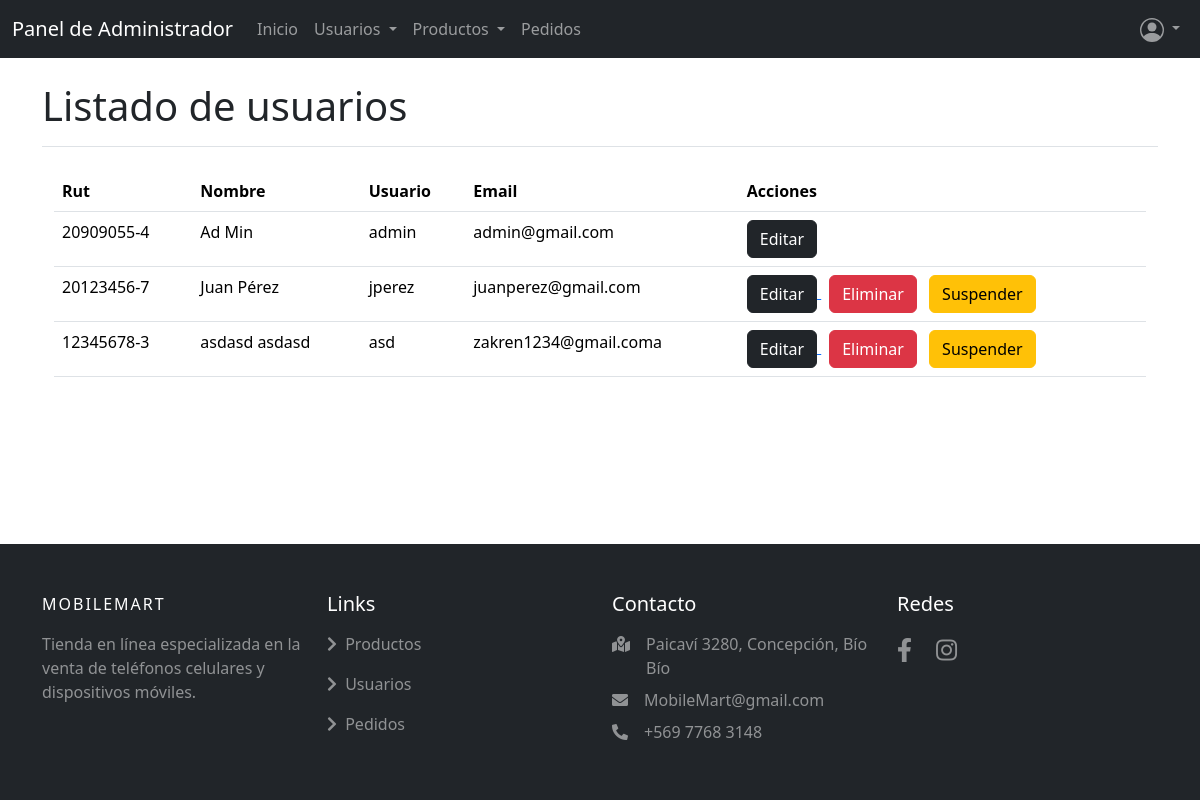
/listadousuarios/ (signed in), run on an earlier commit of the app's database.
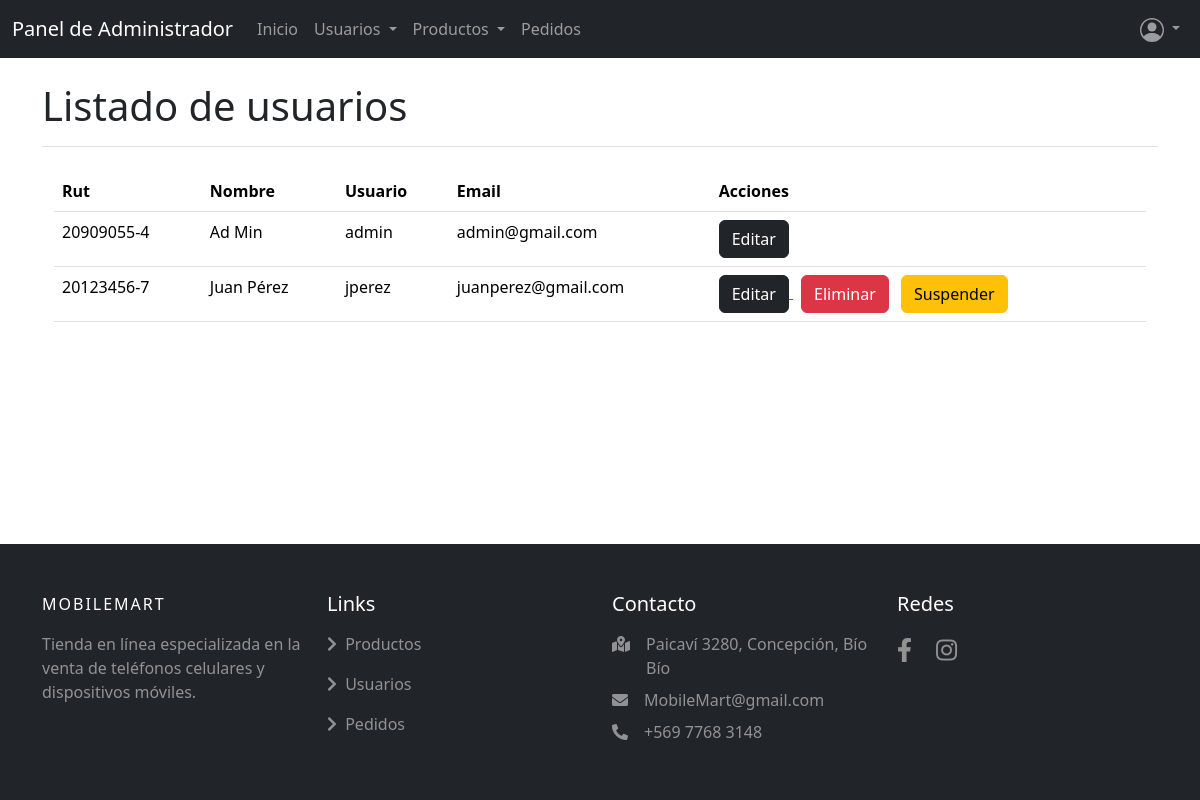
And on a later commit of the database.
### mobilemart/models.py (models this page shows, shortened)
class CustomUser(AbstractBaseUser, PermissionsMixin):
    rut=models.CharField(max_length=12, validators=[validar_rut])
    nombre = models.CharField(max_length=50, validators=[MinLengthValidator(3, message=("El nombre debe tener al menos 3 caracteres"))])
    apellido = models.CharField(max_length=50,  validators=[MinLengthValidator(3, message=("El apellido debe tener al menos 3 caracteres"))])
    email = models.EmailField(unique=True)
    username=models.CharField("Nombre de usuario", max_length=50, validators=[MinLengthValidator(3, message=("El nombre de usuario debe tener al menos 3 caracteres"))])
    is_active = models.BooleanField(default=True)
    is_staff = models.BooleanField(default=False)
    telefono = models.CharField(verbose_name="Teléfono", max_length=10, validators=[RegexValidator(r'^\d{9}$', 'El teléfono debe contener exactamente 9 números.')])
    region = models.CharField(verbose_name="Región", max_length=100)  # Nuevo campo
    comuna = models.CharField(max_length=100)  # Nuevo campo
    direccion = models.CharField(verbose_name="Dirección",max_length=255)  # Nuevo campo
    num_departamento = models.CharField(verbose_name="N° de departamento (si aplica)", max_length=10, blank=True)  # Nuevo campo
    objects = CustomUserManager()
    USERNAME_FIELD = 'email'
    REQUIRED_FIELDS = ['nombre', 'apellido']

### mobilemart/views.py (the view)
# urls.py: path('listadousuarios/', listadousuarios, name='listadousuarios'),
@user_passes_test(lambda u: u.is_superuser)
def listadousuarios(request):
    usuarios=CustomUser.objects.all()
    datos={
        "usuarios":usuarios
    }
    return render(request, 'mobilemart/listadousuarios.html', datos)

### mobilemart/templates/mobilemart/listadousuarios.html (shortened to what this page needs)
{% extends 'mobilemart/baseadmin.html' %}
{% load static %}
    {% block contenido %}
    <div class="container mt-4">
        <h1 class="border-bottom pb-3">Listado de usuarios</h1>
        <div class="container mt-4">
            <table class="table table-hover">
                <thead>
                    <tr>
                        <th>Rut</th>
                        <th>Nombre</th>
                        <th>Usuario</th>
                        <th>Email</th>
                        <th>Acciones</th>
                    </tr>
                </thead>
                <tbody>
                    {% for u in usuarios %}
                    <tr>
                        <td>{{ u.rut }}</td>
                        <td>{{ u.nombre }} {{ u.apellido }}</td>
                        <td>{{ u.username }}</td>
                        <td>{{ u.email }}</td>
                        <td>
                            <a href="{% url 'detalleusuario' pk=u.pk %}">
                                <button class="btn btn-dark">Editar</button>
                            </a>
                            {% if not u.is_superuser %}
                            <form method="post" action="{% url 'eliminarusuario' pk=u.pk %}" style="display:inline;" id="delete-form-{{ u.pk }}">
                                <button type="button" class="btn btn-danger ms-2" onclick="confirmDelete('{{ u.pk }}')">Eliminar</button>
                            </form>
                            <button class="btn btn-warning ms-2" onclick="suspenderUsuario()">Suspender</button>
                            {% endif %}
                        </td>
                    </tr>
                    {% endfor %}
                </tbody>
            </table>
        </div>
    </div>
    {% endblock contenido %}

What changed in the data, as far as the page shows it:
removed CustomUser: rut "12345678-3", nombre "asdasd", apellido "asdasd", username "asd", email "zakren1234@gmail.coma"
